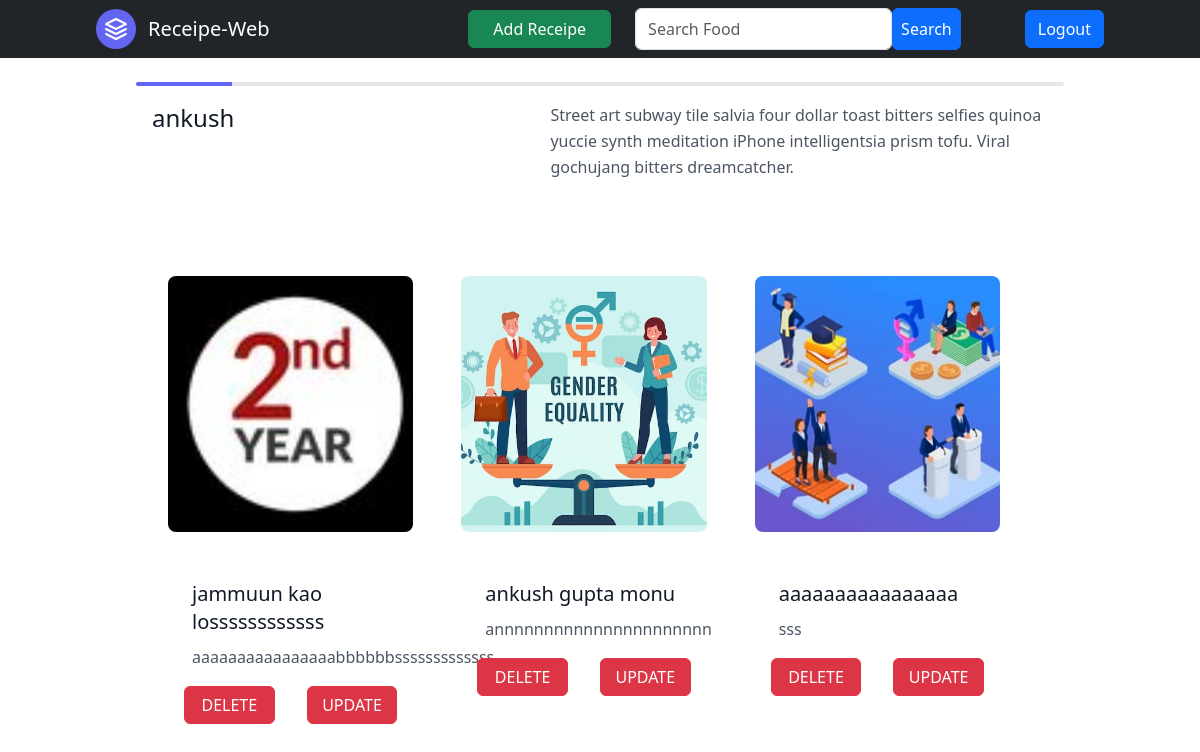
/receipes/ (signed in), run on the app's committed database.
### vege/models.py (models this page shows)
class Receipe(models.Model):
    user = models.ForeignKey(User,on_delete=models.SET_NULL, null=True, blank=True)
    receipe_name = models.CharField(max_length=100)
    receipe_description = models.TextField()
    receipe_image = models.ImageField(upload_to='receipe')
    receipe_view_count = models.IntegerField(default=1)

### vege/views.py (the view)
# urls.py: path('receipes/',receipes,name="receipes"),
@login_required(login_url = "/login/")
def receipes(request):
    queryset = Receipe.objects.all()
    if  request.GET.get('search'):
        queryset = queryset.filter(receipe_name__icontains = request.GET.get('search'))
    context = {
        "receipes":queryset
    }
    return render(request,'receipes.html',context)

### vege/templates/receipes.html (shortened to what this page needs)
{% extends "base.html" %}
{% block nav %}
<div>
    <a href="{% url 'add-receipe' %}" type="submit" class="btn btn-success px-4">Add Receipe</a>
</div>
<form action="" class="px-4">
    <div class="flex">
        <input type="search" class="form-control " id="search" placeholder="Search Food" name="search"
            aria-describedby="emailHelp">
        <button class="btn btn-primary p-2 " type="submit">Search</button>
    </div>
</form>
{% endblock %}
{% block body %}
<section class="text-gray-600 body-font">
    <div class="container px-5 py-6 mx-auto">
        <div class="flex flex-col">
            <div class="h-1 bg-gray-200 rounded overflow-hidden ">
                <div class="w-24 h-full bg-indigo-500 px-2"></div>
            </div>
            <div class="flex flex-wrap sm:flex-row flex-col py-6 mb-12 p-3">
                <h1 class="sm:w-2/5 text-gray-900 font-medium title-font text-2xl mb-2 sm:mb-0">{{request.user}}</h1>
                <p class="sm:w-3/5 leading-relaxed text-base sm:pl-10 pl-0">Street art subway tile salvia four dollar
                    toast bitters selfies quinoa yuccie synth meditation iPhone intelligentsia prism tofu. Viral
                    gochujang bitters dreamcatcher.</p>
            </div>
        </div>
        <div class="flex flex-wrap sm:-m-4 -mx-4 -mb-10 -mt-4 container p-4">
            {% for recipe in receipes %}
            <div class="p-4 md:w-1/3 sm:mb-0 mb-6 ">
                <div class="rounded-lg h-64 overflow-hidden  ">
                    <img alt="content" class="object-cover object-center h-full w-full"
                        src="/media/{{recipe.receipe_image}}">
                </div>
                <div class="">
                    <div class="px-4">
                        <h2 class="text-xl font-medium title-font text-gray-900 mt-5 ">{{recipe.receipe_name}}</h2>
                        <p class="text-base leading-relaxed mt-2 ">{{recipe.receipe_description}}</p>
                    </div>
                    <div class="w-full flex ">
                        <div class="w-1/2 p-3">
                            <a href="/delete-receipe/{{recipe.id}}" class="btn btn-danger w-full ">DELETE</a>
                        </div>
                        <div class="w-1/2 p-3">
                            <a href="/update-receipe/{{recipe.id}}" class="btn btn-danger w-full ">UPDATE</a>
                        </div>
                    </div>
            </div>
        </div>
            {% endfor %}
        </div>
    </div>
</section>
{% endblock %}

### home/templates/base.html (shortened to what this page needs)
<!DOCTYPE html>
<html lang="en">
<head>
    <link href="https://cdn.jsdelivr.net/npm/bootstrap@5.3.3/dist/css/bootstrap.min.css" rel="stylesheet"
>
        <script src="https://cdn.tailwindcss.com"></script>
</head>
<body>
    <header class="text-gray-600 body-font px-2 bg-dark">
        <div class="container mx-auto flex flex-wrap p-2  flex-col md:flex-row items-center">
          <a class="flex title-font font-medium items-center text-gray-900  md:mb-0">
            <svg xmlns="http://www.w3.org/2000/svg" fill="none" stroke="currentColor" stroke-linecap="round" stroke-linejoin="round" stroke-width="2" class="w-10 h-10 text-white p-2 bg-indigo-500 rounded-full" viewBox="0 0 24 24">
              <path d="M12 2L2 7l10 5 10-5-10-5zM2 17l10 5 10-5M2 12l10 5 10-5"></path>
            </svg>
            <span class="ml-3 text-xl text-white">Receipe-Web</span>
          </a>
          <nav class="md:ml-auto flex flex-wrap items-center text-base justify-center">
            <a class="mr-5 text-white hover:text-gray-900">{% block nav %}{% endblock %}</a>
            <a class="mr-5 text-white hover:text-gray-900">
                    {% if request.user.is_authenticated %}
                    <a href="/logout/" class="btn btn-primary hover:text-purple" type="submit">Logout</a>
                    {% else %}
                    <a href="/login/" class="btn btn-primary hover:text-purple-500" type="submit">Login</a>
                    {% endif %}
            </a>
          </nav>
        </div>
      </header>
    <div class="min-h-screen">
        {% block body %}
        {% endblock %}
    </div>
</body>
</html>

### data on the page
Receipe: receipe_image (picture), receipe_name "jammuun kao lossssssssssss", receipe_description "aaaaaaaaaaaaaaaabbbbbbsssssssssssss"
Receipe: receipe_image (picture), receipe_name "ankush gupta monu", receipe_description "annnnnnnnnnnnnnnnnnnnnn"
Receipe: receipe_image (picture), receipe_name "aaaaaaaaaaaaaaaa", receipe_description "sss"

### other printed values
{{ request.user }} "ankush"
